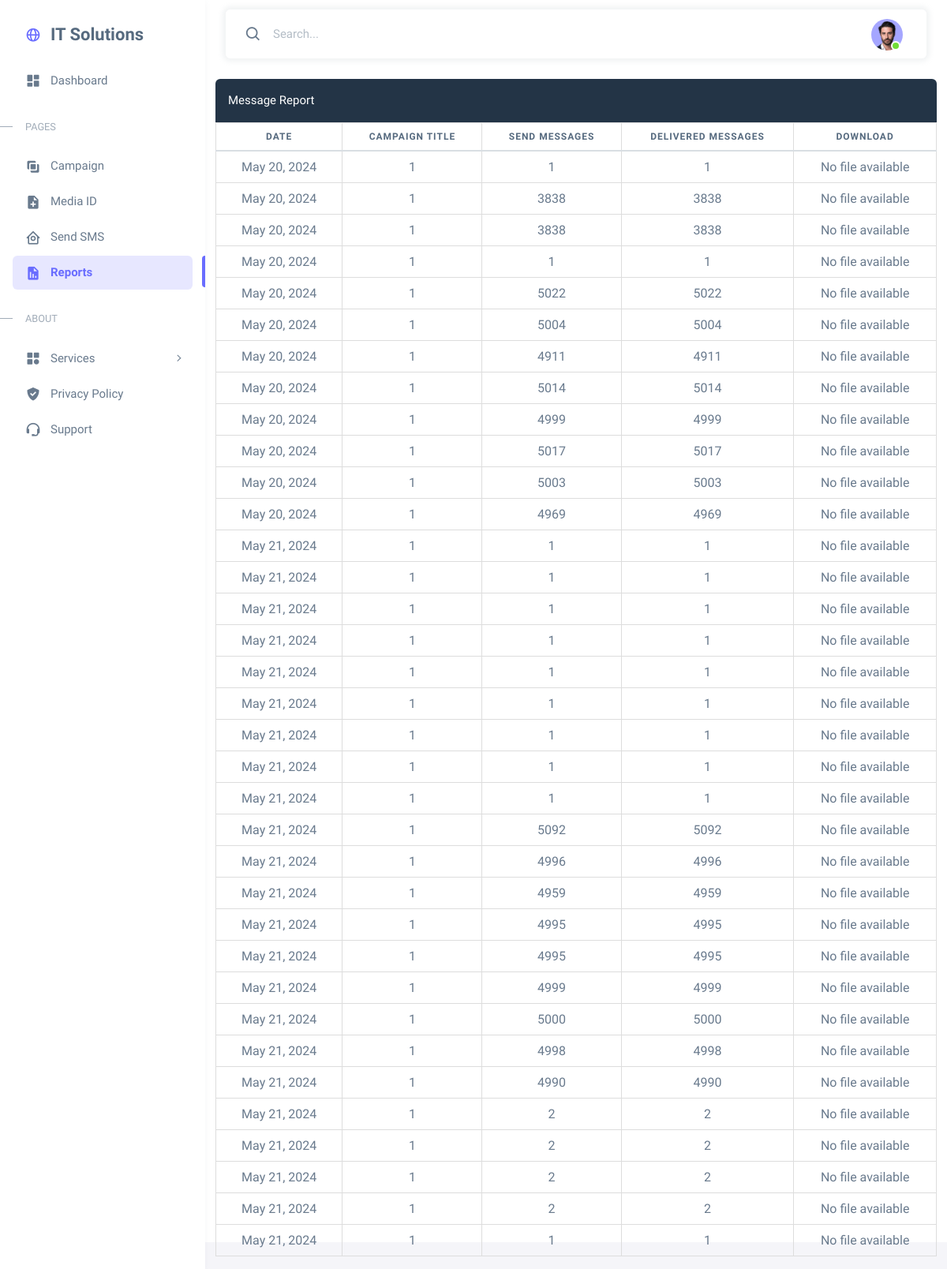
Page /reports/ (signed in) on the committed database.
### smsapp/models.py (models this page shows)
class ReportInfo(models.Model):
    email = models.ForeignKey(settings.AUTH_USER_MODEL, on_delete=models.CASCADE)
    campaign_title=models.CharField(max_length=50)
    message_date = models.DateField()
    message_send = models.IntegerField()
    message_delivery = models.IntegerField()
    message_failed = models.IntegerField()

### smsapp/views.py (the view)
# urls.py: path('reports/', views.Reports, name='reports'),
@login_required
def Reports(request):
    report_list = ReportInfo.objects.filter(email=request.user)
    file_list = ReportFile.objects.filter(email=request.user)
    file_map = {file.report_id: file for file in file_list}
    for report in report_list:
        report.file = file_map.get(report.id)
    return render(request, 'reports.html', {
        "report_list": report_list,
        "username":username(request)
                })

### smsapp/models.py (called while the page is built)
    def __str__(self):
        return self.email

### smsapp/views.py (called while the page is built)
@login_required
def username(request):
    username=request.user
    return username

### smsapp/templates/reports.html (shortened to what this page needs)
<html lang="en" class="light-style layout-menu-fixed" dir="ltr" data-theme="theme-default" data-assets-path="../assets/"
    data-template="vertical-menu-template-free" style="height: 1500px;">
<head>
    <link rel="stylesheet" href="/static/assets/vendor/fonts/boxicons.css" />
    <link rel="stylesheet" href="/static/assets/vendor/css/core.css" class="template-customizer-core-css" />
    <link rel="stylesheet" href="/static/assets/vendor/css/theme-default.css" class="template-customizer-theme-css" />
    <link rel="stylesheet" href="/static/assets/css/demo.css" />
    <link rel="stylesheet" href="/static/assets/vendor/libs/perfect-scrollbar/perfect-scrollbar.css" />
    <link rel="stylesheet" href="/static/assets/vendor/libs/apex-charts/apex-charts.css" />
</head>
<body>
    <div class="layout-wrapper layout-content-navbar">
        <div class="layout-container">
            <aside id="layout-menu" class="layout-menu menu-vertical menu bg-menu-theme">
                <div class="app-brand demo">
                    <a href="/dashboard/" class="app-brand-link">
                        <i class="menu-icon tf-icons bx bx-globe"></i>
                        <span class="app-brand-text menu-text fw-bolder fs-4">IT Solutions</span>
                    </a>
                </div>
                <ul class="menu-inner py-1">
                    <li class="menu-item">
                        <a href="/dashboard/" class="menu-link">
                            <i class="menu-icon tf-icons bx bxs-dashboard"></i>
                            <div data-i18n="Analytics">Dashboard</div>
                        </a>
                    </li>
                    <li class="menu-header small text-uppercase">
                        <span class="menu-header-text">Pages</span>
                    </li>
                    <li class="menu-item">
                        <a href="/campaign/" class="menu-link">
                            <i class="menu-icon tf-icons bx bx-unite"></i>
                            <div>Campaign</div>
                        </a>
                    </li>
                    <li class="menu-item">
                        <a href="/media_upload/" class="menu-link">
                            <i class="menu-icon tf-icons bx bxs-file-plus"></i>
                            <div data-i18n="Tables">Media ID</div>
                        </a>
                    </li>
                    <li class="menu-item">
                        <a href="/send-sms/" class="menu-link">
                            <i class="menu-icon tf-icons bx bx-home-circle"></i>
                            <div data-i18n="Analytics">Send SMS</div>
                        </a>
                    </li>
                    <li class="menu-item active">
                        <a href="/reports" class="menu-link">
                            <i class="menu-icon tf-icons bx bxs-report"></i>
                            <div data-i18n="Tables">Reports</div>
                        </a>
                    </li>
                    <li class="menu-header small text-uppercase"><span class="menu-header-text">About</span></li>
                    <li class="menu-item">
                        <a href="javascript:void(0);" class="menu-link menu-toggle">
                            <i class="menu-icon tf-icons bx bxs-category"></i>
                            <div data-i18n="Form Layouts">Services</div>
                        </a>
                    </li>
                    <li class="menu-item">
                        <a href="https://www.itsolution4india.com/privacy-policy.php" class="menu-link">
                            <i class="menu-icon tf-icons bx bxs-check-shield"></i>
                            <div data-i18n="Documentation">Privacy Policy</div>
                        </a>
                    </li>
                    <li class="menu-item">
                        <a href="https://www.itsolution4india.com/contact.php" class="menu-link">
                            <i class="menu-icon tf-icons bx bx-support"></i>
                            <div data-i18n="Documentation">Support</div>
                        </a>
                    </li>
                </ul>
            </aside>
            <div class="layout-page" style="background-color: white; height: fit-content;">
                <nav class="layout-navbar container-xxl navbar navbar-expand-xl navbar-detached align-items-center "
                    id="layout-navbar" style="background-color: black;">
                    <div class="navbar-nav-right d-flex align-items-center" id="navbar-collapse">
                        <div class="navbar-nav align-items-center">
                            <div class="nav-item d-flex align-items-center">
                                <i class="bx bx-search fs-4 lh-0"></i>
                                <input type="text" class="form-control border-0 shadow-none" placeholder="Search..."
                                    aria-label="Search..." />
                            </div>
                        </div>
                        <ul class="navbar-nav flex-row align-items-center ms-auto">
                            <li class="nav-item navbar-dropdown dropdown-user dropdown">
                                <a class="nav-link dropdown-toggle hide-arrow" href="javascript:void(0);"
                                    data-bs-toggle="dropdown">
                                    <div class="avatar avatar-online">
                                        <img src="/static/assets/img/avatars/1.png" alt
                                            class="w-px-40 h-auto rounded-circle" />
                                    </div>
                                </a>
                            </li>
                        </ul>
                    </div>
                </nav>
                <div class="content-wrapper" style="height: 1500px;">
                    <div class="container-xxl flex-grow-1 container-p-y">
                        <div class="row">
                            <div class="w-100 p-3 text-white rounded-top bg-dark">
                                Message Report</div>
                                <table class="table">
                                    <thead>
                                        <tr>
                                            <th scope="col">Date</th>
                                            <th scope="col">Campaign Title</th>
                                            <th scope="col">Send Messages</th>
                                            <th scope="col">Delivered Messages</th>
                                            <th scope="col">Download</th>
                                        </tr>
                                    </thead>
                                    <tbody>
                                        {% for report in report_list %}
                                        <tr>
                                            <td>{{ report.message_date }}</td>
                                            <td>{{ report.campaign_title }}</td>
                                            <td>{{ report.message_send }}</td>
                                            <td>{{ report.message_delivery }}</td>
                                            <td>
                                                {% if report.file %}
                                                <a href="{% url 'download_pdf' test_id=report.file.id %}" download="{{ report.file.report_file.name }}">
                                                    <button class="btn btn-link text-dark text-sm mb-0 px-0 ms-4">
                                                        <i class='bx bxs-file-pdf' style='color:#ba0505'></i>
                                                        Download
                                                    </button>
                                                </a>
                                                {% else %}
                                                No file available
                                                {% endif %}
                                            </td>
                                        </tr>
                                        {% endfor %}
                                    </tbody>
                                </table>
                        </div>
                    </div>
                </div>
            </div>
        </div>
    </div>
</body>
</html>

### smsapp/static/assets/css/demo.css (style rules this page uses)
.menu .app-brand.demo { height: 64px; margin-top: 12px; }

### smsapp/templates/reports.html (style rules this page uses)
table { border-collapse: collapse; width: 100%; }
th, td { border: 1px solid #dddddd; text-align: center; padding: 8px; }
th { background-color: #f2f2f2; }

### rows in the picture
ReportInfo: message_date "May 20, 2024", campaign_title "1", message_send "1", message_delivery "1", shows "No file available"
ReportInfo: message_date "May 20, 2024", campaign_title "1", message_send "3838", message_delivery "3838", shows "No file available"
ReportInfo: message_date "May 20, 2024", campaign_title "1", message_send "3838", message_delivery "3838", shows "No file available"
ReportInfo: message_date "May 20, 2024", campaign_title "1", message_send "1", message_delivery "1", shows "No file available"
ReportInfo: message_date "May 20, 2024", campaign_title "1", message_send "5022", message_delivery "5022", shows "No file available"
ReportInfo: message_date "May 20, 2024", campaign_title "1", message_send "5004", message_delivery "5004", shows "No file available"
ReportInfo: message_date "May 20, 2024", campaign_title "1", message_send "4911", message_delivery "4911", shows "No file available"
ReportInfo: message_date "May 20, 2024", campaign_title "1", message_send "5014", message_delivery "5014", shows "No file available"
ReportInfo: message_date "May 20, 2024", campaign_title "1", message_send "4999", message_delivery "4999", shows "No file available"
ReportInfo: message_date "May 20, 2024", campaign_title "1", message_send "5017", message_delivery "5017", shows "No file available"
ReportInfo: message_date "May 20, 2024", campaign_title "1", message_send "5003", message_delivery "5003", shows "No file available"
ReportInfo: message_date "May 20, 2024", campaign_title "1", message_send "4969", message_delivery "4969", shows "No file available"
ReportInfo: message_date "May 21, 2024", campaign_title "1", message_send "1", message_delivery "1", shows "No file available"
ReportInfo: message_date "May 21, 2024", campaign_title "1", message_send "1", message_delivery "1", shows "No file available"
ReportInfo: message_date "May 21, 2024", campaign_title "1", message_send "1", message_delivery "1", shows "No file available"
ReportInfo: message_date "May 21, 2024", campaign_title "1", message_send "1", message_delivery "1", shows "No file available"
ReportInfo: message_date "May 21, 2024", campaign_title "1", message_send "1", message_delivery "1", shows "No file available"
ReportInfo: message_date "May 21, 2024", campaign_title "1", message_send "1", message_delivery "1", shows "No file available"
ReportInfo: message_date "May 21, 2024", campaign_title "1", message_send "1", message_delivery "1", shows "No file available"
ReportInfo: message_date "May 21, 2024", campaign_title "1", message_send "1", message_delivery "1", shows "No file available"
ReportInfo: message_date "May 21, 2024", campaign_title "1", message_send "1", message_delivery "1", shows "No file available"
ReportInfo: message_date "May 21, 2024", campaign_title "1", message_send "5092", message_delivery "5092", shows "No file available"
ReportInfo: message_date "May 21, 2024", campaign_title "1", message_send "4996", message_delivery "4996", shows "No file available"
ReportInfo: message_date "May 21, 2024", campaign_title "1", message_send "4959", message_delivery "4959", shows "No file available"
ReportInfo: message_date "May 21, 2024", campaign_title "1", message_send "4995", message_delivery "4995", shows "No file available"
ReportInfo: message_date "May 21, 2024", campaign_title "1", message_send "4995", message_delivery "4995", shows "No file available"
ReportInfo: message_date "May 21, 2024", campaign_title "1", message_send "4999", message_delivery "4999", shows "No file available"
ReportInfo: message_date "May 21, 2024", campaign_title "1", message_send "5000", message_delivery "5000", shows "No file available"
ReportInfo: message_date "May 21, 2024", campaign_title "1", message_send "4998", message_delivery "4998", shows "No file available"
ReportInfo: message_date "May 21, 2024", campaign_title "1", message_send "4990", message_delivery "4990", shows "No file available"
ReportInfo: message_date "May 21, 2024", campaign_title "1", message_send "2", message_delivery "2", shows "No file available"
ReportInfo: message_date "May 21, 2024", campaign_title "1", message_send "2", message_delivery "2", shows "No file available"
ReportInfo: message_date "May 21, 2024", campaign_title "1", message_send "2", message_delivery "2", shows "No file available"
ReportInfo: message_date "May 21, 2024", campaign_title "1", message_send "2", message_delivery "2", shows "No file available"
ReportInfo: message_date "May 21, 2024", campaign_title "1", message_send "1", message_delivery "1", shows "No file available"
